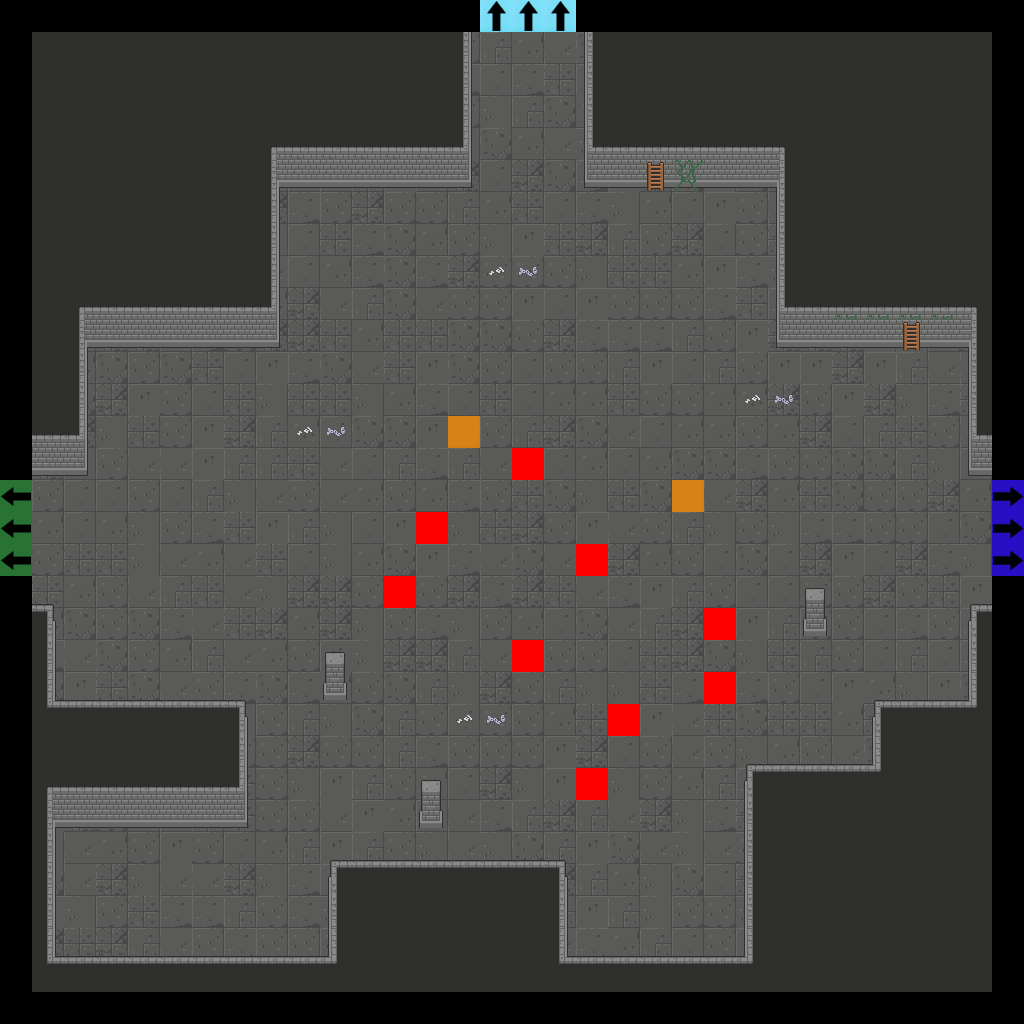

A level layout from a 2D game, rendered from its tile map. Below: a short description, then the map file with tile-grid data replaced by summaries:
An orthogonal 32x32 tile map with 32x32 px tiles, 7 tile layers (Floor, Walls, Doors, Pillars, ...), 2 tilesets.

<map version="1.2" tiledversion="2019.04.18" orientation="orthogonal" renderorder="right-down" width="32" height="32" tilewidth="32" tileheight="32" infinite="0" nextlayerid="22" nextobjectid="1">
 <tileset firstgid="1" source="Dungeon_Tileset_2.tsx" />
 <tileset firstgid="321" source="flags.tsx" />
 <layer id="15" name="Floor" width="32" height="32">
  <data>[1024 cells, 900 non-empty, 12 distinct tile ids]</data>
 </layer>
 <layer id="16" name="Walls" width="32" height="32">
  <data>[1024 cells, 410 non-empty, 28 distinct tile ids]</data>
 </layer>
 <layer id="17" name="Doors" width="32" height="32">
  <data>[1024 cells, 0 non-empty, 0 distinct tile ids]</data>
 </layer>
 <layer id="18" name="Pillars" width="32" height="32">
  <properties>
   <property name="unity:SortingLayer" value="Pillars" />
  </properties>
  <data>[1024 cells, 6 non-empty, 2 distinct tile ids]</data>
 </layer>
 <layer id="19" name="Candles" width="32" height="32">
  <data>[1024 cells, 0 non-empty, 0 distinct tile ids]</data>
 </layer>
 <layer id="20" name="Debris" width="32" height="32">
  <data>[1024 cells, 15 non-empty, 6 distinct tile ids]</data>
 </layer>
 <layer id="21" name="Flags" width="32" height="32">
  <data>[1024 cells, 20 non-empty, 5 distinct tile ids]</data>
 </layer>
</map>
